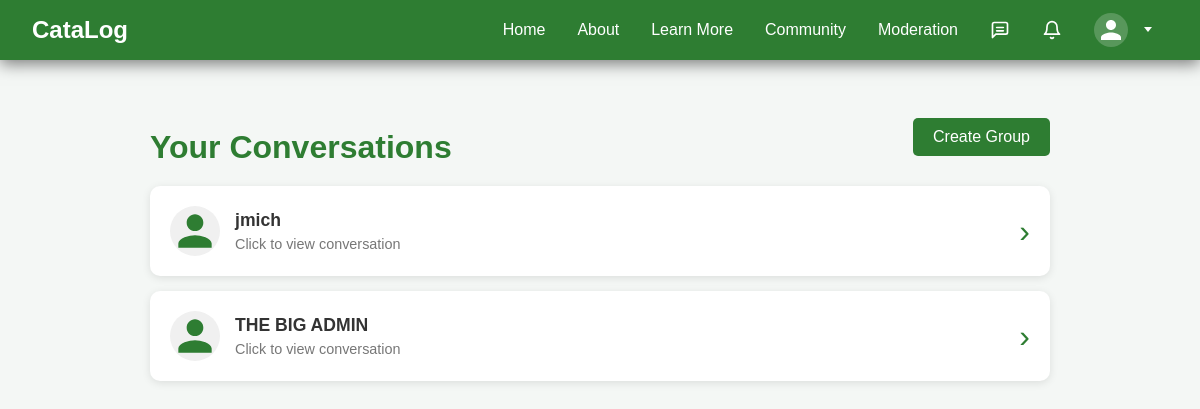
/messages/ (signed in), run on an earlier commit of the app's database.
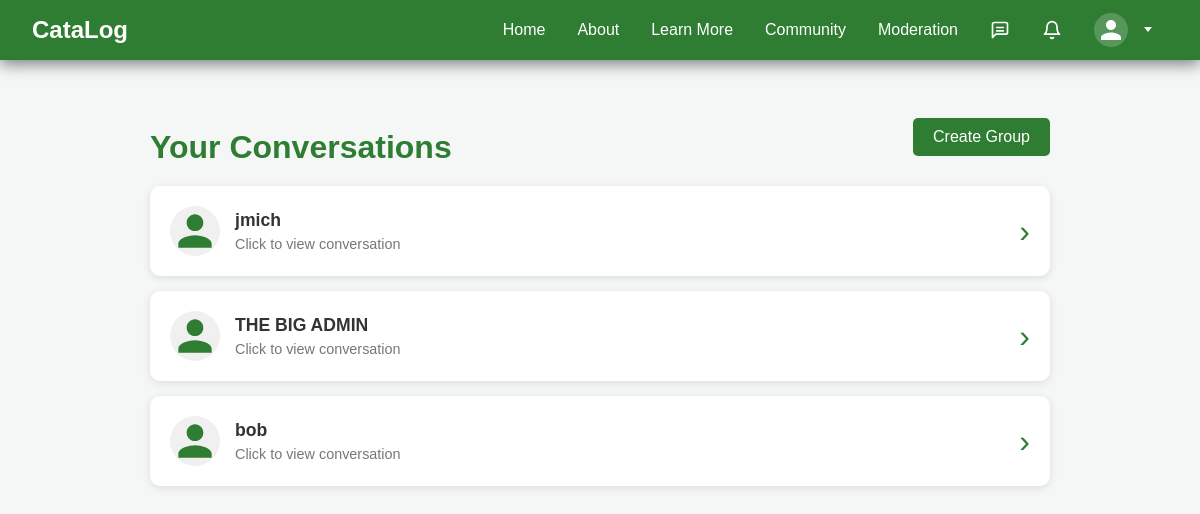
And on a later commit of the database.
### home/models.py (models this page shows, shortened)
class CustomUser(AbstractUser):
    ROLE_CHOICES = (
        ('user', 'User'),
        ('moderator', 'Moderator'),
    )
    role = models.CharField(max_length=10, choices=ROLE_CHOICES, default='user')
    avatar = models.ForeignKey(CustomImage, on_delete=models.SET_NULL, null=True, blank=True, default=None)
    bio = models.TextField(blank=True)
    sustainability_interests = models.CharField(max_length=255, blank=True)
    nickname = models.CharField(max_length=100, blank=True)
    profile_completed = models.BooleanField(default=False)

class Conversation(models.Model):
    participants = models.ManyToManyField(
        settings.AUTH_USER_MODEL, related_name="conversations"
    )
    name = models.CharField(max_length=255, blank=True, null=True)
    is_group = models.BooleanField(default=False)
    admin = models.ForeignKey(
        settings.AUTH_USER_MODEL, on_delete=models.SET_NULL, null=True, blank=True, related_name="admin_conversations"
    )

### home/views.py (the view)
# urls.py: path('messages/', views.conversation_list, name='conversation_list'),
def conversation_list(request):
    conversations = request.user.conversations.all()
    conversations_with_unread = []
    total_unread = 0
    for conversation in conversations:
        unread_count = conversation.messages.exclude(
            sender=request.user
        ).exclude(
            read_by=request.user
        ).count()
        total_unread += unread_count
        conversation.unread_count = unread_count
        conversations_with_unread.append(conversation)
    return render(request, 'home/conversation_list.html', {
        'conversations': conversations_with_unread,
        'total_unread': total_unread
    })

### home/context_processors.py (called while the page is built)
def unread_messages(request):
    if request.user.is_authenticated:
        unread_count = Message.objects.filter(
            conversation__participants=request.user
        ).exclude(
            sender=request.user
        ).exclude(
            read_by=request.user
        ).count()
        return {'unread_message_count': unread_count}
    return {'unread_message_count': 0}

def unread_notifications(request):
    if request.user.is_authenticated:
        unread_count = Notification.objects.filter(
            recipient=request.user,
            is_read=False
        ).count()
        return {'unread_notification_count': unread_count}
    return {'unread_notification_count': 0}

### home/templates/home/conversation_list.html (shortened to what this page needs)
{% extends 'base.html' %}
{% block content %}
<div class="page-container">
    <div class="list-header csp-8f530d8b10"
        >
        <h1 class="page-title csp-50435ff286" >Your Conversations</h1>
        <a href="{% url 'create_group_conversation' %}" class="btn btn-primary csp-db99af95e1"
            >Create
            Group</a>
    </div>
    {% if conversations %}
    <div class="conversations-list">
        {% for convo in conversations %}
        <a href="{% url 'conversation_detail' pk=convo.pk %}"
            class="conversation-card{% if convo.unread_count > 0 %} unread{% endif %}">
            <div class="conversation-avatar">
                {% if convo.is_group %}
                <svg xmlns="http://www.w3.org/2000/svg" width="40" height="40" viewBox="0 0 24 24" fill="#2e7d32">
                    <path
                        d="M16 11c1.66 0 2.99-1.34 2.99-3S17.66 5 16 5c-1.66 0-3 1.34-3 3s1.34 3 3 3zm-8 0c1.66 0 2.99-1.34 2.99-3S9.66 5 8 5C6.34 5 5 6.34 5 8s1.34 3 3 3zm0 2c-2.33 0-7 1.17-7 3.5V19h14v-2.5c0-2.33-4.67-3.5-7-3.5zm8 0c-.29 0-.62.02-.97.05 1.16.84 1.97 1.97 1.97 3.45V19h6v-2.5c0-2.33-4.67-3.5-7-3.5z" />
                </svg>
                {% else %}
                    {% for user in convo.participants.all %}
                        {% if user != request.user %}
                            {% if user.avatar and user.avatar.public_url %}
                                <img src="{{ user.avatar.public_url }}" alt="{{ user.get_display_name }}" class="csp-c53fb5ecd2">
                            {% else %}
                                <svg xmlns="http://www.w3.org/2000/svg" width="50" height="50" viewBox="0 0 24 24" fill="#2e7d32">
                                    <path d="M12 12c2.21 0 4-1.79 4-4s-1.79-4-4-4-4 1.79-4 4 1.79 4 4 4zm0 2c-2.67 0-8 1.34-8 4v2h16v-2c0-2.66-5.33-4-8-4z" />
                                </svg>
                            {% endif %}
                        {% endif %}
                    {% endfor %}
                {% endif %}
            </div>
            <div class="conversation-info">
                <div class="conversation-name">
                    {% if convo.is_group %}
                    {{ convo.name }}
                    {% else %}
                    {% for user in convo.participants.all %}
                    {% if user != request.user %}
                    {{ user.nickname|default:user.username }}
                    {% endif %}
                    {% endfor %}
                    {% endif %}
                </div>
                <div class="conversation-preview">Click to view conversation</div>
            </div>
            <div class="conversation-arrow">›</div>
        </a>
        {% endfor %}
    </div>
    {% else %}
    <div class="no-conversations">
        <p>You have no conversations yet.</p>
        <a href="{% url 'community' %}" class="community-btn">Find users to chat with</a>
    </div>
    {% endif %}
</div>
{% endblock %}

What changed in the data, as far as the page shows it:
added CustomUser: nickname "bob"
